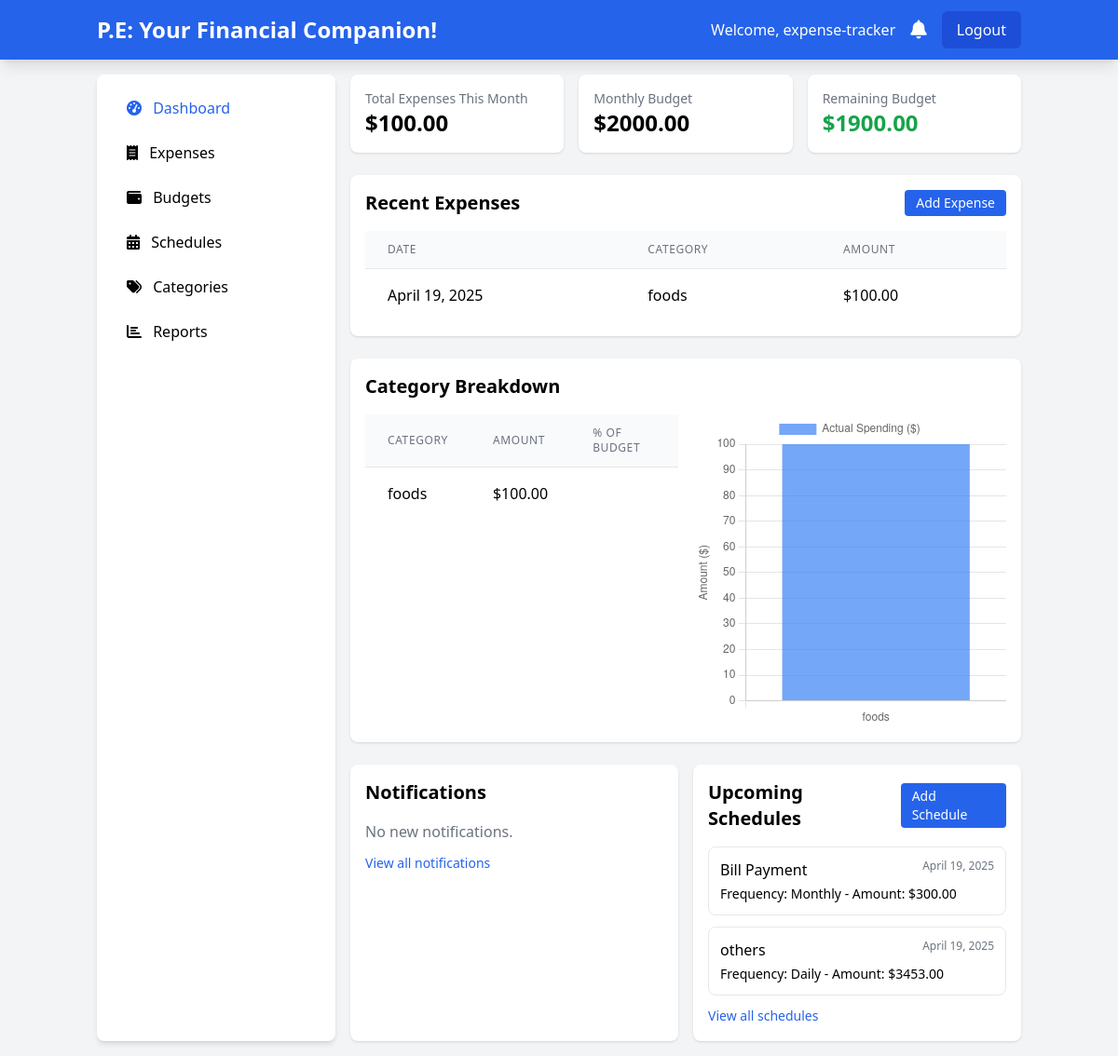
The app's page /dashboard/ (signed in) with its own data.
### expenses/models.py (models this page shows, shortened)
class Expense(models.Model):
    user = models.ForeignKey(User, on_delete=models.CASCADE)
    amount = models.DecimalField(max_digits=10, decimal_places=2, validators=[MinValueValidator(0)])
    category = models.ForeignKey(Category, on_delete=models.SET_NULL, null=True, blank=True)
    date = models.DateField()
    description = models.TextField(blank=True)

class Category(models.Model):
    name = models.CharField(max_length=50)
    user = models.ForeignKey(User, on_delete=models.CASCADE, null=True, blank=True)

class Schedule(models.Model):
    REMINDER_TYPE_CHOICES = [
        ('bill_payment', 'Bill Payment'),
        ('saving_goals', 'Saving Goals'),
        ('expenses_entry', 'Expenses Entry'),
        ('others', 'others'),
    ]
    FREQUENCY_CHOICES = [
        ('daily', 'Daily'),
        ('weekly', 'Weekly'),
        ('monthly', 'Monthly'),
    ]
    user = models.ForeignKey(User, on_delete=models.CASCADE)
    reminder_type = models.CharField(max_length=20, choices=REMINDER_TYPE_CHOICES)
    frequency = models.CharField(max_length=10, choices=FREQUENCY_CHOICES)
    start_date = models.DateField()
    end_date = models.DateField(null=True, blank=True)
    amount = models.DecimalField(max_digits=10, decimal_places=2, null=True, blank=True)
    description = models.TextField(blank=True)

### expenses/views.py (the view)
# urls.py: path('dashboard/', views.dashboard, name='dashboard'),
@login_required
def dashboard(request):
    today = date.today()
    start_of_month = today.replace(day=1)
    end_of_month = (start_of_month + timedelta(days=32)).replace(day=1) - timedelta(days=1)
    expenses = Expense.objects.filter(user=request.user, date__month=today.month).order_by('-date')
    total_expenses = expenses.aggregate(total=Sum('amount'))['total'] or 0
    budgets = Budget.objects.filter(user=request.user)
    monthly_budget = budgets.filter(period='monthly').aggregate(total=Sum('amount'))['total'] or 0
    weekly_budget = budgets.filter(period='weekly').aggregate(total=Sum('amount'))['total'] or 0
    daily_budget = budgets.filter(period='daily').aggregate(total=Sum('amount'))['total'] or 0
    remaining_monthly = monthly_budget - total_expenses if monthly_budget else 0
    category_data = []
    categories = Category.objects.filter(user=request.user)
    for category in categories:
        cat_expenses = expenses.filter(category=category).aggregate(total=Sum('amount'))['total'] or 0
        if monthly_budget > 0:
            percentage = (cat_expenses / monthly_budget) * 100
        else:
            percentage = 0
        category_data.append({
            'name': category.name,
            'amount': cat_expenses,
            'percentage': round(percentage, 2),
        })
    notifications = Notification.objects.filter(user=request.user, is_read=False).order_by('-created_at')[:5]
    upcoming_schedules = Schedule.objects.filter(
        user=request.user,
        start_date__gte=today
    ).order_by('start_date')[:5]
    context = {
        'expenses': expenses[:5],
        'total_expenses': total_expenses,
        'monthly_budget': monthly_budget,
        'remaining_monthly': remaining_monthly,
        'weekly_budget': weekly_budget,
        'daily_budget': daily_budget,
        'category_data': category_data,
        'notifications': notifications,
        'upcoming_schedules': upcoming_schedules,
    }
    return render(request, 'expenses/dashboard.html', context)

### expenses/templates/expenses/dashboard.html (shortened to what this page needs)
{% extends "expenses/base.html" %}
{% block content %}
<div class="space-y-6">
    <div class="grid md:grid-cols-3 gap-4">
        <div class="bg-white p-4 rounded-lg shadow">
            <h3 class="text-gray-500 text-sm font-medium">Total Expenses This Month</h3>
            <p class="text-2xl font-bold">${{ total_expenses|default:"0.00"|floatformat:2 }}</p>
        </div>
        <div class="bg-white p-4 rounded-lg shadow">
            <h3 class="text-gray-500 text-sm font-medium">Monthly Budget</h3>
            <p class="text-2xl font-bold">${{ monthly_budget|default:"0.00"|floatformat:2 }}</p>
        </div>
        <div class="bg-white p-4 rounded-lg shadow">
            <h3 class="text-gray-500 text-sm font-medium">Remaining Budget</h3>
            <p class="text-2xl font-bold {% if remaining_monthly < 0 %}text-red-600{% else %}text-green-600{% endif %}">
                ${{ remaining_monthly|default:"0.00"|floatformat:2 }}
            </p>
        </div>
    </div>
    <div class="bg-white p-4 rounded-lg shadow">
        <div class="flex justify-between items-center mb-4">
            <h2 class="text-xl font-bold">Recent Expenses</h2>
            <a href="{% url 'add_expense' %}" class="bg-blue-600 hover:bg-blue-700 text-white px-3 py-1 rounded text-sm">
                Add Expense
            </a>
        </div>
        {% if expenses %}
        <div class="overflow-x-auto">
            <table class="min-w-full divide-y divide-gray-200">
                <thead class="bg-gray-50">
                    <tr>
                        <th class="px-6 py-3 text-left text-xs font-medium text-gray-500 uppercase tracking-wider">Date</th>
                        <th class="px-6 py-3 text-left text-xs font-medium text-gray-500 uppercase tracking-wider">Category</th>
                        <th class="px-6 py-3 text-left text-xs font-medium text-gray-500 uppercase tracking-wider">Amount</th>
                    </tr>
                </thead>
                <tbody class="bg-white divide-y divide-gray-200">
                    {% for expense in expenses %}
                    <tr>
                        <td class="px-6 py-4 whitespace-nowrap">{{ expense.date }}</td>
                        <td class="px-6 py-4 whitespace-nowrap">{{ expense.category.name|default:"Uncategorized" }}</td>
                        <td class="px-6 py-4 whitespace-nowrap">${{ expense.amount|floatformat:2 }}</td>
                    </tr>
                    {% endfor %}
                </tbody>
            </table>
        </div>
        {% else %}
        <p class="text-gray-500">No expenses recorded yet.</p>
        {% endif %}
    </div>
    <div class="bg-white p-4 rounded-lg shadow">
        <h2 class="text-xl font-bold mb-4">Category Breakdown</h2>
        {% if category_data %}
        <div class="grid md:grid-cols-2 gap-4">
            <div>
                <table class="min-w-full divide-y divide-gray-200">
                    <thead class="bg-gray-50">
                        <tr>
                            <th class="px-6 py-3 text-left text-xs font-medium text-gray-500 uppercase tracking-wider">Category</th>
                            <th class="px-6 py-3 text-left text-xs font-medium text-gray-500 uppercase tracking-wider">Amount</th>
                            <th class="px-6 py-3 text-left text-xs font-medium text-gray-500 uppercase tracking-wider">% of Budget</th>
                        </tr>
                    </thead>
                    <tbody class="bg-white divide-y divide-gray-200">
                        {% for category in category_data %}
                        <tr>
                            <td class="px-6 py-4 whitespace-nowrap">{{ category.name }}</td>
                            <td class="px-6 py-4 whitespace-nowrap">${{ category.amount|default:"0.00"|floatformat:2 }}</td>
                            <td class="px-6 py-4 whitespace-nowrap">
                            </td>
                        </tr>
                        {% endfor %}
                    </tbody>
                </table>
            </div>
            <div>
                <canvas id="categoryChart" width="400" height="400"></canvas>
            </div>
        </div>
        {% else %}
        <p class="text-gray-500">No category data available.</p>
        {% endif %}
    </div>
    <div class="grid md:grid-cols-2 gap-4">
        <div class="bg-white p-4 rounded-lg shadow">
            <h2 class="text-xl font-bold mb-4">Notifications</h2>
            {% if notifications %}
            <div class="space-y-3">
                {% for notification in notifications %}
                <div class="p-3 border rounded-lg {% if not notification.is_read %}bg-blue-50 border-blue-200{% endif %}">
                    <div class="flex justify-between">
                        <h3 class="font-medium">{{ notification.get_notification_type_display }}</h3>
                        <span class="text-xs text-gray-500">{{ notification.created_at|timesince }} ago</span>
                    </div>
                    <p class="text-sm mt-1">{{ notification.message }}</p>
                </div>
                {% endfor %}
            </div>
            {% else %}
            <p class="text-gray-500">No new notifications.</p>
            {% endif %}
            <a href="{% url 'notifications_list' %}" class="mt-3 inline-block text-sm text-blue-600 hover:underline">
                View all notifications
            </a>
        </div>
        <div class="bg-white p-4 rounded-lg shadow">
            <div class="flex justify-between items-center mb-4">
                <h2 class="text-xl font-bold">Upcoming Schedules</h2>
                <a href="{% url 'add_schedule' %}" class="bg-blue-600 hover:bg-blue-700 text-white px-3 py-1 rounded text-sm">
                    Add Schedule
                </a>
            </div>
            {% if upcoming_schedules %}
            <div class="space-y-3">
                {% for schedule in upcoming_schedules %}
                <div class="p-3 border rounded-lg">
                    <div class="flex justify-between">
                        <h3 class="font-medium">{{ schedule.get_reminder_type_display }}</h3>
                        <span class="text-xs text-gray-500">{{ schedule.start_date }}</span>
                    </div>
                    <p class="text-sm mt-1">
                        Frequency: {{ schedule.get_frequency_display }}
                        {% if schedule.amount %}
                        - Amount: ${{ schedule.amount|floatformat:2 }}
                        {% endif %}
                    </p>
                </div>
                {% endfor %}
            </div>
            {% else %}
            <p class="text-gray-500">No upcoming schedules.</p>
            {% endif %}
            <a href="{% url 'schedules_list' %}" class="mt-3 inline-block text-sm text-blue-600 hover:underline">
                View all schedules
            </a>
        </div>
    </div>
</div>
<script>
    // Only create chart if element exists and we have data
    const categoryChartEl = document.getElementById('categoryChart');
    if (categoryChartEl) {
        const categoryCtx = categoryChartEl.getContext('2d');
        const categoryLabels = [{% for category in category_data %}'{{ category.name }}',{% endfor %}];
        const categoryAmounts = [{% for category in category_data %}{{ category.amount|default:0 }},{% endfor %}];
        const recommendedPercentages = [{% for category in category_data %}{{ category.recommended|default:0 }},{% endfor %}];
        // Calculate percentages for actual spending
        const totalSpending = categoryAmounts.reduce((a, b) => a + b, 0);
        const actualPercentages = categoryAmounts.map(amount => {
            return totalSpending > 0 ? (amount / totalSpending * 100).toFixed(2) : 0;
        });
        new Chart(categoryCtx, {
            type: 'bar',
            data: {
                labels: categoryLabels,
                datasets: [
                    {
                        label: 'Actual Spending ($)',
                        data: categoryAmounts,
                        backgroundColor: 'rgba(59, 130, 246, 0.7)',
                        yAxisID: 'y'
                    },
                    // {
                    //     label: 'Recommended (%)',
                    //     data: recommendedPercentages,
                    //     backgroundColor: 'rgba(16, 185, 129, 0.7)',
                    //     yAxisID: 'y1',
                    //     type: 'line'
                    // }
                ]
            },
            options: {
                responsive: true,
                scales: {
                    y: {
                        type: 'linear',
                        display: true,
                        position: 'left',
                        title: {
                            display: true,
                            text: 'Amount ($)'
                        }
                    },
                    // y1: {
                    //     type: 'linear',
                    //     display: true,
                    //     position: 'right',
                    //     max: 100,
                    //     title: {
                    //         display: true,
                    //         text: 'Percentage (%)'
                    //     },
                    //     grid: {
                    //         drawOnChartArea: false
                    //     }
                    // }
                }
            }
        });
    }
</script>
{% endblock %}

### expenses/templates/expenses/base.html (shortened to what this page needs)
<!DOCTYPE html>
<html lang="en">
<head>
    <script src="https://cdn.tailwindcss.com"></script>
    <link href="https://cdnjs.cloudflare.com/ajax/libs/font-awesome/6.0.0-beta3/css/all.min.css" rel="stylesheet">
</head>
<body class="bg-gray-100">
    <nav class="bg-blue-600 text-white shadow-lg">
        <div class="container mx-auto px-4 py-3 flex justify-between items-center">
            {% if user.is_authenticated %}
            <a href="{% url 'dashboard' %}" class="text-2xl font-bold">P.E: Your Financial Companion!</a>
            {% endif %}
            {% if user.is_authenticated %}
            <div class="flex items-center space-x-4">
                <span class="hidden md:inline">Welcome, {{ user.username }}</span>
                <a href="{% url 'notifications_list' %}" class="relative">
                    <i class="fas fa-bell text-xl"></i>
                </a>
                <a href="{% url 'logout' %}" class="bg-blue-700 hover:bg-blue-800 px-4 py-2 rounded-md">Logout</a>
            </div>
            {% else %}
            <div>
                <a href="{% url 'login' %}" class="bg-blue-700 hover:bg-blue-800 px-4 py-2 rounded-md mr-2">Login</a>
                <a href="{% url 'register' %}" class="bg-green-600 hover:bg-green-700 px-4 py-2 rounded-md">Sign Up</a>
            </div>
            {% endif %}
        </div>
    </nav>
    {% if user.is_authenticated %}
    <div class="container mx-auto px-4 py-4 flex">
        <aside class="w-64 bg-white rounded-lg shadow-md p-4 mr-4 hidden md:block">
            <ul class="space-y-2">
                <li>
                    <a href="{% url 'dashboard' %}" class="block px-4 py-2 rounded hover:bg-blue-100 text-blue-600">
                        <i class="fas fa-tachometer-alt mr-2"></i> Dashboard
                    </a>
                </li>
                <li>
                    <a href="{% url 'expenses_list' %}" class="block px-4 py-2 rounded hover:bg-blue-100">
                        <i class="fas fa-receipt mr-2"></i> Expenses
                    </a>
                </li>
                <li>
                    <a href="{% url 'budgets_list' %}" class="block px-4 py-2 rounded hover:bg-blue-100">
                        <i class="fas fa-wallet mr-2"></i> Budgets
                    </a>
                </li>
                <li>
                    <a href="{% url 'schedules_list' %}" class="block px-4 py-2 rounded hover:bg-blue-100">
                        <i class="fas fa-calendar-alt mr-2"></i> Schedules
                    </a>
                </li>
                <li>
                    <a href="{% url 'categories_list' %}" class="block px-4 py-2 rounded hover:bg-blue-100">
                        <i class="fas fa-tags mr-2"></i> Categories
                    </a>
                </li>
                <li>
                    <a href="{% url 'reports' %}" class="block px-4 py-2 rounded hover:bg-blue-100">
                        <i class="fas fa-chart-bar mr-2"></i> Reports
                    </a>
                </li>
            </ul>
        </aside>
        {% endif %}
        <main class="flex-1">
            {% block content %}{% endblock %}
        </main>
    </div>
</body>
</html>

### records on screen
Expense: date "April 19, 2025", category.name "foods", amount "100.00"
Category: name "foods"
Schedule: reminder_type "Bill Payment", start_date "April 19, 2025", frequency "Monthly", amount "300.00"
Schedule: reminder_type "others", start_date "April 19, 2025", frequency "Daily", amount "3453.00"

### other values on screen
{{ user.username }} "expense-tracker"
{{ total_expenses|default:"0.00"|floatformat:2 }} "100.00"
{{ monthly_budget|default:"0.00"|floatformat:2 }} "2000.00"
{{ remaining_monthly|default:"0.00"|floatformat:2 }} "1900.00"
{{ category.amount|default:"0.00"|floatformat:2 }} "100.00"
chart data {{ category.name }} foods
chart data {{ category.amount|default:0 }} 100
